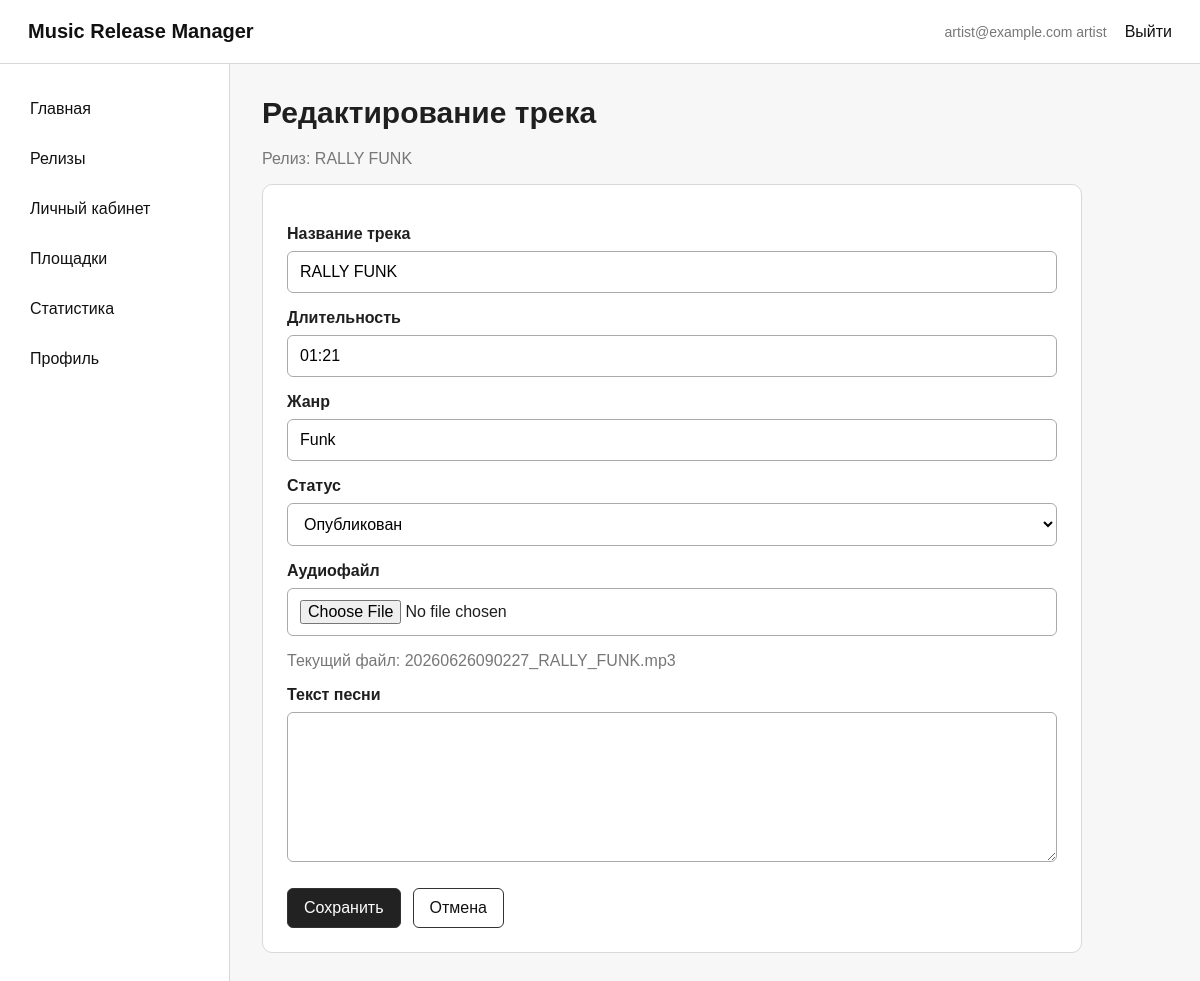
Page /tracks/1/edit (signed in) on the committed database.
### tables this page shows
CREATE TABLE users (
    id INTEGER PRIMARY KEY AUTOINCREMENT,
    email TEXT NOT NULL UNIQUE,
    password_hash TEXT NOT NULL,
    role TEXT NOT NULL DEFAULT 'artist',
    created_at DATETIME NOT NULL DEFAULT CURRENT_TIMESTAMP
);

CREATE TABLE releases (
    id INTEGER PRIMARY KEY AUTOINCREMENT,
    artist_id INTEGER NOT NULL,
    title TEXT NOT NULL,
    release_type TEXT NOT NULL,
    description TEXT,
    cover_image TEXT,
    release_date DATE,
    status TEXT NOT NULL DEFAULT 'Черновик',
    created_at DATETIME NOT NULL DEFAULT CURRENT_TIMESTAMP,
    updated_at DATETIME NOT NULL DEFAULT CURRENT_TIMESTAMP,
    FOREIGN KEY (artist_id) REFERENCES artists (id) ON DELETE CASCADE
);

CREATE TABLE tracks (
    id INTEGER PRIMARY KEY AUTOINCREMENT,
    release_id INTEGER NOT NULL,
    title TEXT NOT NULL,
    duration TEXT,
    genre TEXT,
    audio_file TEXT,
    lyrics TEXT,
    status TEXT NOT NULL DEFAULT 'Черновик',
    FOREIGN KEY (release_id) REFERENCES releases (id) ON DELETE CASCADE
);

### app.py (the view, shortened to what this page needs)
@app.route("/tracks/<int:track_id>/edit", methods=("GET", "POST"))
@login_required
def track_edit(track_id):
    db = get_db()
    track = db.execute("SELECT * FROM tracks WHERE id = ?", (track_id,)).fetchone()
    if not track:
        abort(404)
    release = db.execute("SELECT * FROM releases WHERE id = ?", (track["release_id"],)).fetchone()
    if not can_edit_release(release):
        abort(403)
    return render_template("track_form.html", track=track, release=release)

### app.py (called while the page is built)
def get_db():
    if "db" not in g:
        g.db = sqlite3.connect(DB_PATH)
        g.db.row_factory = sqlite3.Row
    return g.db

def current_user():
    if "user_id" not in session:
        return None
    return get_db().execute(
        "SELECT * FROM users WHERE id = ?", (session["user_id"],)
    ).fetchone()

def current_artist():
    user = current_user()
    if not user:
        return None
    return get_db().execute(
        "SELECT * FROM artists WHERE user_id = ?", (user["id"],)
    ).fetchone()

@app.context_processor
def inject_user():
    return {"current_user": current_user(), "current_artist": current_artist()}

def login_required(view):
    @wraps(view)
    def wrapped_view(*args, **kwargs):
        if "user_id" not in session:
            flash("Сначала войдите в систему", "warning")
            return redirect(url_for("login"))
        return view(*args, **kwargs)
    return wrapped_view

def can_edit_release(release):
    user = current_user()
    artist = current_artist()
    if not user:
        return False
    if user["role"] == "admin":
        return True
    return artist and release["artist_id"] == artist["id"]

### templates/track_form.html
{% extends 'base.html' %}
{% block content %}
<h1>{% if track %}Редактирование трека{% else %}Добавление трека{% endif %}</h1>
<p class="muted">Релиз: {{ release.title }}</p>
<section class="card form-card">
    <form method="post" enctype="multipart/form-data">
        <label>Название трека</label>
        <input type="text" name="title" required value="{{ track.title if track else '' }}">
        <label>Длительность</label>
        <input type="text" name="duration" placeholder="03:42" value="{{ track.duration if track else '' }}">
        <label>Жанр</label>
        <input type="text" name="genre" value="{{ track.genre if track else '' }}">
        <label>Статус</label>
        <select name="status">
            {% for item in ['Черновик', 'Готов', 'Опубликован'] %}
                <option value="{{ item }}" {% if track and track.status == item %}selected{% endif %}>{{ item }}</option>
            {% endfor %}
        </select>
        <label>Аудиофайл</label>
        <input type="file" name="audio_file" accept="audio/*">
        {% if track and track.audio_file %}
            <p class="muted">Текущий файл: {{ track.audio_file }}</p>
        {% endif %}
        <label>Текст песни</label>
        <textarea name="lyrics" rows="7">{{ track.lyrics if track else '' }}</textarea>
        <div class="form-actions">
            <button class="btn primary" type="submit">Сохранить</button>
            <a class="btn" href="{{ url_for('release_detail', release_id=release.id) }}">Отмена</a>
        </div>
    </form>
</section>
{% endblock %}

### templates/base.html (shortened to what this page needs)
<!doctype html>
<html lang="ru">
<head>
    <link rel="stylesheet" href="{{ url_for('static', filename='css/style.css') }}">
</head>
<body>
<header class="topbar">
    <a class="logo" href="{{ url_for('index') }}">Music Release Manager</a>
    <nav>
        {% if current_user %}
            <span class="user-badge">{{ current_user.email }}  {{ current_user.role }}</span>
            <a href="{{ url_for('logout') }}">Выйти</a>
        {% else %}
            <a href="{{ url_for('login') }}">Войти</a>
            <a href="{{ url_for('register') }}">Регистрация</a>
        {% endif %}
    </nav>
</header>
<div class="layout">
    <aside class="sidebar">
        <a href="{{ url_for('index') }}">Главная</a>
        <a href="{{ url_for('releases') }}">Релизы</a>
        {% if current_user %}
            <a href="{{ url_for('dashboard') }}">Личный кабинет</a>
            <a href="{{ url_for('platforms') }}">Площадки</a>
            <a href="{{ url_for('analytics') }}">Статистика</a>
            <a href="{{ url_for('profile') }}">Профиль</a>
        {% endif %}
    </aside>
    <main class="content">
        {% block content %}{% endblock %}
    </main>
</div>
</body>
</html>

### static/css/style.css (style rules this page uses)
:root { --border: #d8d8d8; --text: #1f1f1f; --muted: #777; --bg: #f7f7f7; --card: #ffffff; --primary: #222; --danger: #a83232; }
* { box-sizing: border-box; }
body { margin: 0; font-family: Arial, sans-serif; color: var(--text); background: var(--bg); }
a { color: #111; text-decoration: none; }
.topbar { height: 64px; display: flex; align-items: center; justify-content: space-between; padding: 0 28px; border-bottom: 1px solid var(--border); background: #fff; }
.logo { font-weight: 700; font-size: 20px; }
.topbar nav { display: flex; gap: 18px; align-items: center; }
.user-badge { color: var(--muted); font-size: 14px; }
.layout { display: flex; min-height: calc(100vh - 64px); }
.sidebar { width: 230px; background: #fff; border-right: 1px solid var(--border); padding: 24px 14px; }
.sidebar a { display: block; padding: 12px 16px; margin-bottom: 8px; border-radius: 8px; }
.content { flex: 1; padding: 32px; max-width: 1280px; }
h1 { margin-top: 0; font-size: 30px; }
.muted { color: var(--muted); }
.card, .auth-card { background: var(--card); border: 1px solid var(--border); border-radius: 10px; padding: 24px; margin-bottom: 24px; }
form label { display: block; font-weight: 700; margin: 16px 0 8px; }
input, select, textarea { width: 100%; border: 1px solid #aaa; border-radius: 6px; padding: 11px 12px; font: inherit; background: #fff; }
textarea { resize: vertical; }
.form-card { max-width: 820px; }
.form-actions { display: flex; gap: 12px; margin-top: 22px; }
.btn { display: inline-block; border: 1px solid #333; background: #fff; color: #111; border-radius: 6px; padding: 10px 16px; cursor: pointer; font: inherit; text-align: center; }
.btn.primary { background: var(--primary); color: #fff; }

### rows in the picture
users: email "artist@example.com", role "artist"
releases: title "RALLY FUNK"
tracks: title "RALLY FUNK", duration "01:21", genre "Funk", status "Опубликован", audio_file "20260626090227_RALLY_FUNK.mp3"
